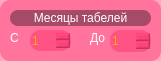
   <widget class="QFrame" name="frame_9">
    <property name="geometry">
     <rect>
      <x>350</x>
      <y>180</y>
      <width>161</width>
      <height>61</height>
     </rect>
    </property>
    <property name="styleSheet">
     <string notr="true">background-color: rgba(255,33,100,100);
border-radius: 10px;</string>
    </property>
    <property name="frameShape">
     <enum>QFrame::Box</enum>
    </property>
    <property name="frameShadow">
     <enum>QFrame::Raised</enum>
    </property>
    <widget class="QLabel" name="label_10">
     <property name="geometry">
      <rect>
       <x>10</x>
       <y>10</y>
       <width>141</width>
       <height>16</height>
      </rect>
     </property>
     <property name="styleSheet">
      <string notr="true">color: rgb(255, 255, 255);
font: 87 8pt &quot;Arial Black&quot;;
background-color: rgba(25, 10, 25, 100);
border-radius: 8px;</string>
     </property>
     <property name="text">
      <string>Месяцы табелей</string>
     </property>
     <property name="alignment">
      <set>Qt::AlignCenter</set>
     </property>
    </widget>
    <widget class="QLabel" name="label_12">
     <property name="geometry">
      <rect>
       <x>90</x>
       <y>30</y>
       <width>16</width>
       <height>16</height>
      </rect>
     </property>
     <property name="styleSheet">
      <string notr="true">color: rgb(255, 255, 255);
background: transparent</string>
     </property>
     <property name="text">
      <string>До</string>
     </property>
    </widget>
    <widget class="QLabel" name="label_11">
     <property name="geometry">
      <rect>
       <x>10</x>
       <y>30</y>
       <width>16</width>
       <height>16</height>
      </rect>
     </property>
     <property name="styleSheet">
      <string notr="true">color: rgb(255, 255, 255);
background: transparent</string>
     </property>
     <property name="text">
      <string>С</string>
     </property>
    </widget>
    <widget class="QSpinBox" name="spinBox_2">
     <property name="geometry">
      <rect>
       <x>110</x>
       <y>30</y>
       <width>41</width>
       <height>22</height>
      </rect>
     </property>
     <property name="styleSheet">
      <string notr="true">color: rgb(255, 170, 0);</string>
     </property>
     <property name="minimum">
      <number>1</number>
     </property>
     <property name="maximum">
      <number>12</number>
     </property>
    </widget>
    <widget class="QSpinBox" name="spinBox">
     <property name="geometry">
      <rect>
       <x>30</x>
       <y>30</y>
       <width>41</width>
       <height>21</height>
      </rect>
     </property>
     <property name="styleSheet">
      <string notr="true">color: rgb(255, 170, 0);</string>
     </property>
     <property name="minimum">
      <number>1</number>
     </property>
     <property name="maximum">
      <number>12</number>
     </property>
    </widget>
   </widget>
